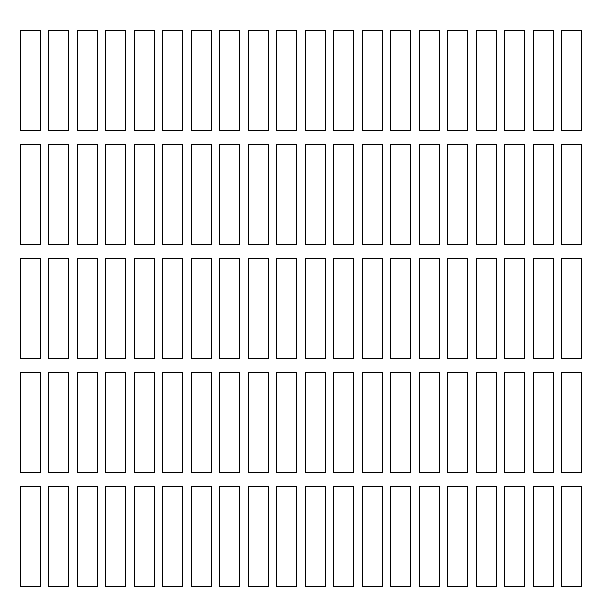
Frame 1 (no input)
Frame 60 (the mouse pressed at the canvas centre just before this capture): identical to frame 1, image omitted
Frame 120 (the mouse held since frame 60 and released just before this capture): identical to frame 1, image omitted

The Processing sketch that drew this single still picture (run headless with seeded random() and noise(); from frame 60 on, the mouse is pressed at the canvas centre):

// Processing sketch: map_loops_homework
// ── map_loops_homework.pde

// Code 1 FA_18
// Bryan Ma

// this code maps 10 rectangles across the screen, using a for loop to draw them.

// change the code sp that it draws 20 rectangles instead of 10, 
// and maps them across the screen so that you can see all 20.
// after that, change yPos so that it maps their position in the y-dimension as well,
// drawing a diagonal line of rectangles from the top left to the bottom right.

void setup() {
  size(600, 600);
  rectMode(CENTER);
}

void draw() {
  background(255);
  
  for (int i = 0; i < 20; i++) {
    
    float xPos = map(i , 0, 20, 30, width);
    for(int j = 0; j <5; j++){
    float yPos = map(j, 0, 5, 80, 650);

    rect(xPos, yPos, 20, 100);  
    }
  }
}
